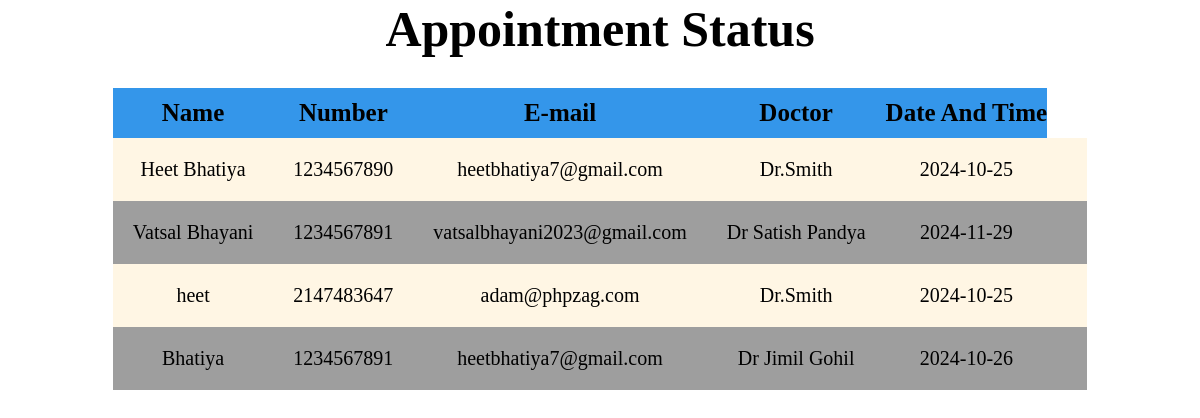
The page /status.php on the database its author committed.
### status.php (the view, shortened to what this page needs)
<!DOCTYPE html>
<html lang="en">
<head>
    <link rel="stylesheet" href="nav.css">
</head>
<body>
    <div class="pagename">
        <center>Appointment Status</center>
    </div>
    <table class="table">
        <tr>
            <th>Name</th>
            <th>Number</th>
            <th>E-mail</th>
            <th>Doctor</th>
            <th>Date And Time</th>
        </tr>
        <?php
            include('connect.php');
            $sql = "SELECT * FROM `patient.information`";
            $result = $con->query($sql);
            if($result->num_rows > 0) {
                while($row = $result->fetch_assoc()) {
                    echo "<tr><td>" . $row["name"] . "</td><td>" . $row["number"] . "</td><td>" . $row["email"] . "</td><td>" . $row["doctor"] . "</td><td>" . $row["datetime"] . "</td><td>";
                }
            } else {
                echo "<tr><td colspan='6'>No results found</td></tr>";
            }
        ?>
    </table>
</body>
</html>

### nav.css (style rules this page uses)
* { padding: 0; margin: 0; }

### status.php (style rules this page uses)
body { margin-bottom: 80px; }
.pagename { font-size: 50px; font-weight: bolder; }
.table { margin: auto; margin-top: 30px; border-collapse: collapse; }
th { font-size: 25px; background-color: #3496ea; height: 50px; margin: 0px; }
td { padding: 20px; font-size: 20px; text-align: center; }
tr:nth-of-type(even) { background-color: #fff6e4; }
tr:nth-of-type(odd) { background-color: #9e9e9e; }

### rows shown on the page
patient.information: name "Heet Bhatiya", number "1234567890", email "heetbhatiya7@gmail.com", doctor "Dr.Smith", datetime "2024-10-25"
patient.information: name "Vatsal Bhayani", number "1234567891", email "vatsalbhayani2023@gmail.com", doctor "Dr Satish Pandya", datetime "2024-11-29"
patient.information: name "heet", number "2147483647", email "adam@phpzag.com", doctor "Dr.Smith", datetime "2024-10-25"
patient.information: name "Bhatiya", number "1234567891", email "heetbhatiya7@gmail.com", doctor "Dr Jimil Gohil", datetime "2024-10-26"
